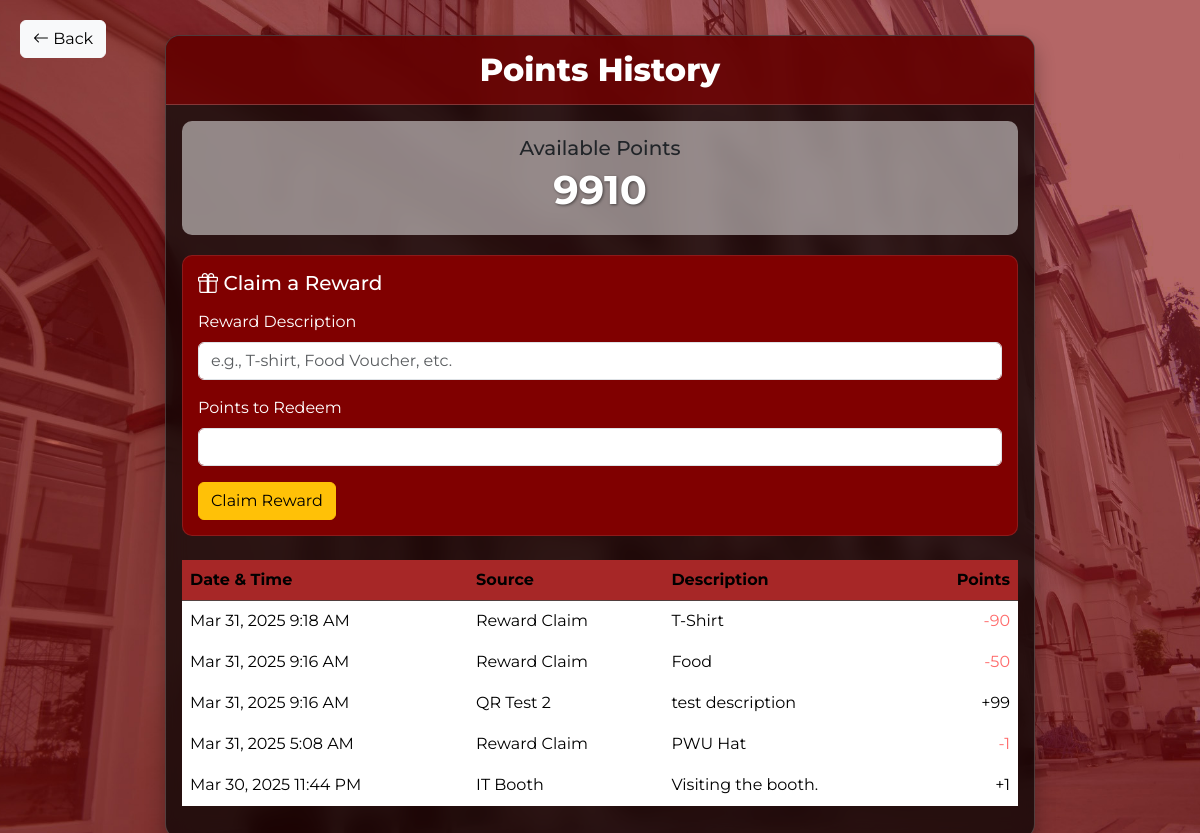
The app's page /claiming.php (signed in) with its own data.
### tables this page shows
CREATE TABLE `users` (
  `id` int(6) UNSIGNED NOT NULL,
  `username` varchar(30) NOT NULL,
  `password` varchar(255) NOT NULL,
  `role` enum('student','faculty','admin') NOT NULL,
  `points` int(6) UNSIGNED DEFAULT 0,
  `reg_date` timestamp NOT NULL DEFAULT current_timestamp() ON UPDATE current_timestamp(),
  `name` varchar(255) NOT NULL,
  `email` varchar(255) NOT NULL
);

CREATE TABLE `scan_history` (
  `id` int(6) UNSIGNED NOT NULL,
  `user_id` int(6) UNSIGNED NOT NULL,
  `qr_code_id` int(6) UNSIGNED DEFAULT NULL,
  `scan_time` timestamp NOT NULL DEFAULT current_timestamp(),
  `points_added` int(6) NOT NULL,
  `description` varchar(255) DEFAULT NULL
);

### claiming.php (the view, shortened to what this page needs)
<?php
include('config.php');
$user_id = $_SESSION['id'];
$sql = "SELECT
            sh.scan_time,
            sh.points_added,
            COALESCE(qc.booth_name, CASE WHEN sh.points_added < 0 THEN 'Reward Claim' ELSE 'Manual Addition' END) AS booth_name,
            COALESCE(sh.description, 'No description provided') AS description
        FROM
            scan_history sh
        LEFT JOIN
            qr_codes qc ON sh.qr_code_id = qc.id
        WHERE
            sh.user_id = ?
        ORDER BY
            sh.scan_time DESC";
$stmt = mysqli_prepare($link, $sql);
mysqli_stmt_bind_param($stmt, "i", $user_id);
mysqli_stmt_execute($stmt);
$result = mysqli_stmt_get_result($stmt);
$history_records = [];
if ($result) {
    while ($row = mysqli_fetch_assoc($result)) {
        $history_records[] = $row;
    }
}
$current_points_sql = "SELECT points FROM users WHERE id = ?";
$stmt_current = mysqli_prepare($link, $current_points_sql);
mysqli_stmt_bind_param($stmt_current, "i", $user_id);
mysqli_stmt_execute($stmt_current);
$result_current = mysqli_stmt_get_result($stmt_current);
$user_current = mysqli_fetch_assoc($result_current);
$current_points = $user_current['points'];
?>
<!DOCTYPE html>
<html lang="en">
<head>
    <link href="https://cdn.jsdelivr.net/npm/bootstrap@5.3.3/dist/css/bootstrap.min.css" rel="stylesheet">
    <link href="https://cdn.jsdelivr.net/npm/bootstrap-icons@1.10.0/font/bootstrap-icons.css" rel="stylesheet">
</head>
<body>
    <a href="student_dashboard.php" class="btn btn-light back-btn">
        <i class="bi bi-arrow-left"></i> Back
    </a>
    <div class="page-container">
        <div class="card">
            <div class="card-header">
                <h2 class="text-center m-0">Points History</h2>
            </div>
            <div class="card-body">
                <div class="points-summary">
                    <div class="row align-items-center">
                        <div class="col">
                            <h5 class="mb-0">Available Points</h5>
                            <div class="points-value"><?php echo $current_points; ?></div>
                        </div>
                    </div>
                </div>
                <div class="claim-form">
                    <h5><i class="bi bi-gift"></i> Claim a Reward</h5>
                    <form method="post" action="">
                        <div class="mb-3">
                            <label for="claim_description" class="form-label" style="color:white;">Reward Description</label>
                            <input type="text" class="form-control" id="claim_description" name="claim_description"
                                placeholder="e.g., T-shirt, Food Voucher, etc." required>
                        </div>
                        <div class="mb-3">
                            <label for="points_claimed" class="form-label" style="color:white;">Points to Redeem</label>
                            <input type="number" class="form-control" id="points_claimed" name="points_claimed"
                                min="1" max="<?php echo $current_points; ?>" required>
                        </div>
                        <button type="submit" name="submit_claim" class="btn btn-warning">Claim Reward</button>
                    </form>
                </div>
                <?php if (count($history_records) > 0): ?>
                    <div class="table-responsive mt-4">
                        <table class="table table-hover">
                            <thead>
                                <tr>
                                    <th>Date & Time</th>
                                    <th>Source</th>
                                    <th>Description</th>
                                    <th class="text-end">Points</th>
                                </tr>
                            </thead>
                            <tbody>
                                <?php foreach ($history_records as $record): ?>
                                    <tr>
                                        <td><?php echo date('M d, Y g:i A', strtotime($record['scan_time'])); ?></td>
                                        <td><?php echo htmlspecialchars($record['booth_name']); ?></td>
                                        <td><?php echo htmlspecialchars($record['description']); ?></td>
                                        <td class="text-end <?php echo ($record['points_added'] < 0) ? 'points-negative' : ''; ?>">
                                            <?php echo ($record['points_added'] > 0 ? '+' : ''); ?><?php echo $record['points_added']; ?>
                                        </td>
                                    </tr>
                                <?php endforeach; ?>
                            </tbody>
                        </table>
                    </div>
                <?php endif; ?>
            </div>
        </div>
    </div>
</body>
</html>

### claiming.php (style rules this page uses)
h1, p, th { font-family: Montserrat; color: white; }
h2 { font-family: Montserrat; font-weight: 800; color: white; }
:root { --pwu-maroon: #800000; --pwu-gold: rgb(255, 255, 255); }
body { font-family: 'Montserrat', sans-serif; background-image: url('img/pwu_bg.jpg'); background-size: cover; background-position: center; background-attachment: fixed; min-height: 100vh; color: white; padding: 20px 0; }
.page-container { max-width: 900px; margin: 0 auto; padding: 15px; }
.card { background-color: rgba(0, 0, 0, 0.7); border-radius: 15px; border: 1px solid rgba(255, 255, 255, 0.2); backdrop-filter: blur(10px); box-shadow: 0 10px 20px rgba(0, 0, 0, 0.3); overflow: hidden; }
.card-header { background-color: rgba(128, 0, 0, 0.7); border-bottom: 1px solid rgba(255, 255, 255, 0.2); padding: 15px 20px; }
.points-summary { background-color: rgba(255, 255, 255, 0.49); border-radius: 10px; padding: 15px; margin-bottom: 20px; text-align: center; }
.points-value { font-size: 2.5rem; font-weight: 700; color: var(--pwu-gold); text-shadow: 1px 1px 3px rgba(0, 0, 0, 0.5); }
.table { color: white; border-color: rgba(255, 255, 255, 0.2); }
.table thead th { background-color: rgb(167, 39, 39); border-color: rgba(255, 255, 255, 0.2); position: sticky; top: 0; }
.table-responsive { max-height: 60vh; overflow-y: auto; }
.back-btn { position: absolute; top: 20px; left: 20px; z-index: 100; }
.claim-form { background-color: maroon; border-radius: 10px; padding: 15px; margin-top: 20px; border: 1px solid rgba(255, 255, 255, 0.1); }
.claim-form h5 { color: white; margin-bottom: 15px; }
.points-negative { color: #ff6b6b !important; }

### records on screen
users: points "9910"
scan_history: scan_time "Mar 31, 2025 9:18 AM", booth_name "Reward Claim", description "T-Shirt", points_added "-90"
scan_history: scan_time "Mar 31, 2025 9:16 AM", booth_name "Reward Claim", description "Food", points_added "-50"
scan_history: scan_time "Mar 31, 2025 9:16 AM", booth_name "QR Test 2", description "test description", points_added "99"
scan_history: scan_time "Mar 31, 2025 5:08 AM", booth_name "Reward Claim", description "PWU Hat", points_added "-1"
scan_history: scan_time "Mar 30, 2025 11:44 PM", booth_name "IT Booth", description "Visiting the booth.", points_added "1"
